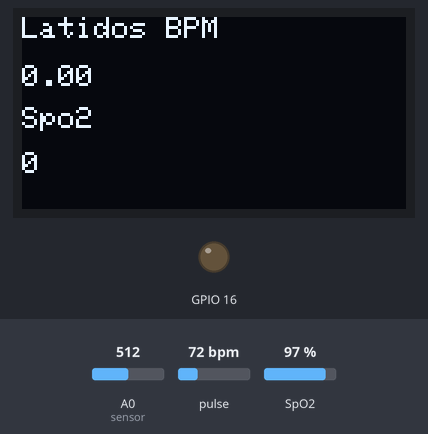
A sketch run on a simulated ESP8266 (NodeMCU). Shown: 128×64 one-colour display, output pins drawn as LEDs (lit = HIGH). The test bench sets the inputs (shaded band); at power-on: pulse 72 bpm, SpO2 97 %, A0 (sensor) = 512. WiFi joins after 1.5 s; servers stay silent unless stated; what the sketch prints to the serial monitor is not drawn.

Above: at 3.0 s.
3.1 s: pulse set to 42 bpm
At 5.82 s:
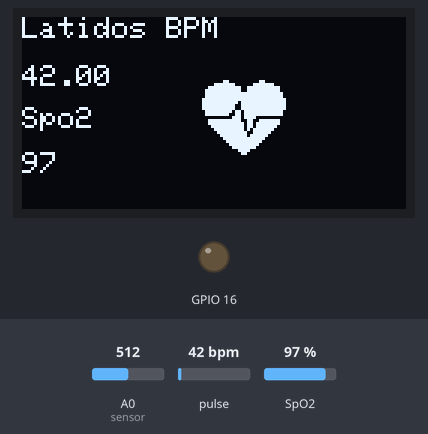
7.1 s: pulse set to 70 bpm
At 8.6 s:
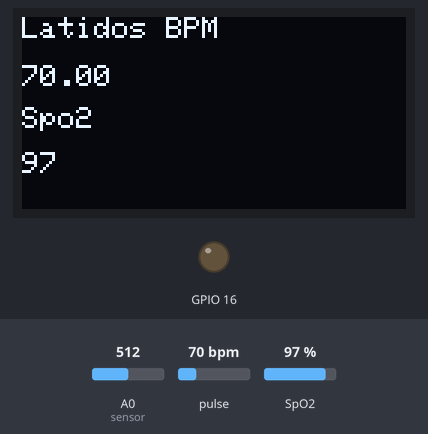
9.6 s: SpO2 set to 80 %
At 11.7 s:
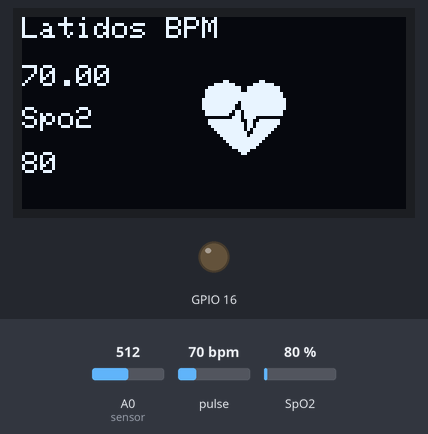
11.9 s: SpO2 set to 85 %
At 12.8 s:
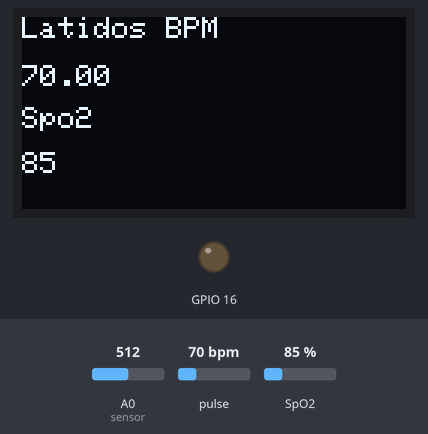
Timing chart, 0 to 14.9 s (numbered marks = the images above; inputs shaded):
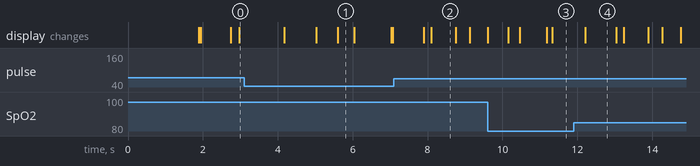

The sketch:

PulseOximeter_Max30100.ino
```cpp
 //Viral Science www.youtube.com/c/viralscience  www.viralsciencecreativity.com
//Pulse Heart Rate BPM and Oxygen SpO2 Monitor

#include <Wire.h>
#include "MAX30100_PulseOximeter.h"
#define BLYNK_PRINT Serial
#include <Blynk.h>
#include <ESP8266WiFi.h>
#include <BlynkSimpleEsp8266.h>

#include "Wire.h"
#include "Adafruit_GFX.h"
#include "OakOLED.h"

#define REPORTING_PERIOD_MS 1000
OakOLED oled;

char auth[] = "aENE1Hr9BEmoQ0s5A0mfjNAzhC_N_P25";             // Authentication Token Sent by Blynk
char ssid[] = "cmcdb01";        //WiFi SSID
char pass[] = "ci4xlrt5aH";        //WiFi Password

// Connections : SCL PIN - D1 , SDA PIN - D2 , INT PIN - D0
PulseOximeter pox;

float BPM, SpO2, celsius;
uint32_t tsLastReport = 0;

const unsigned char bitmap [] PROGMEM=
{
0x00, 0x00, 0x00, 0x00, 0x01, 0x80, 0x18, 0x00, 0x0f, 0xe0, 0x7f, 0x00, 0x3f, 0xf9, 0xff, 0xc0,
0x7f, 0xf9, 0xff, 0xc0, 0x7f, 0xff, 0xff, 0xe0, 0x7f, 0xff, 0xff, 0xe0, 0xff, 0xff, 0xff, 0xf0,
0xff, 0xf7, 0xff, 0xf0, 0xff, 0xe7, 0xff, 0xf0, 0xff, 0xe7, 0xff, 0xf0, 0x7f, 0xdb, 0xff, 0xe0,
0x7f, 0x9b, 0xff, 0xe0, 0x00, 0x3b, 0xc0, 0x00, 0x3f, 0xf9, 0x9f, 0xc0, 0x3f, 0xfd, 0xbf, 0xc0,
0x1f, 0xfd, 0xbf, 0x80, 0x0f, 0xfd, 0x7f, 0x00, 0x07, 0xfe, 0x7e, 0x00, 0x03, 0xfe, 0xfc, 0x00,
0x01, 0xff, 0xf8, 0x00, 0x00, 0xff, 0xf0, 0x00, 0x00, 0x7f, 0xe0, 0x00, 0x00, 0x3f, 0xc0, 0x00,
0x00, 0x0f, 0x00, 0x00, 0x00, 0x06, 0x00, 0x00, 0x00, 0x00, 0x00, 0x00, 0x00, 0x00, 0x00, 0x00
};

//========================================================================================================
//========================================================================================================
//========================================================================================================
#define PIN_UPTIME V6
BLYNK_READ(PIN_UPTIME)
{
  Blynk.virtualWrite(PIN_UPTIME, millis() / 1000);
}

BlynkTimer timer;

void myTimerEvent()
{
  int analogValue = analogRead(A0); //reading the sensor on A0
  float millivolts = (analogValue/1024.0) * 3300; //3300 is the voltage provided by NodeMCU
  celsius = millivolts/10;
  Blynk.virtualWrite(V5, celsius); //sending to Blynk
}
//========================================================================================================
//========================================================================================================
//========================================================================================================


void onBeatDetected()
{
    //Serial.println("Beat Detected!");
    oled.drawBitmap( 60, 20, bitmap, 28, 28, 1);
    oled.display();
}

void setup()
{
    Serial.begin(115200);
    oled.begin();
    oled.clearDisplay();
    oled.setTextSize(1);
    oled.setTextColor(1);
    oled.setCursor(0, 0);

    oled.println("Inicilizando Oximetro");
    oled.display();

    pinMode(16, OUTPUT);
    Blynk.begin(auth, ssid, pass);
    timer.setInterval(1000L, myTimerEvent);

    //Serial.print("Initializing Pulse Oximeter..");

    if (!pox.begin())
    {
         //Serial.println("FAILED");
         oled.clearDisplay();
         oled.setTextSize(1);
         oled.setTextColor(1);
         oled.setCursor(0, 0);
         oled.println("PROCESO FALLIDO");
         oled.display();
         for(;;);
    }
    else
    {
         oled.clearDisplay();
         oled.setTextSize(1);
         oled.setTextColor(1);
         oled.setCursor(0, 0);
         oled.println("EXITO");
         oled.display();
         //Serial.println("SUCCESS");
         pox.setOnBeatDetectedCallback(onBeatDetected);
    }

    // The default current for the IR LED is 50mA and it could be changed by uncommenting the following line.
     //pox.setIRLedCurrent(MAX30100_LED_CURR_7_6MA);

}

void loop()
{
    pox.update();
    Blynk.run();
    timer.run();

    BPM = pox.getHeartRate();
    SpO2 = pox.getSpO2();
     if (millis() - tsLastReport > REPORTING_PERIOD_MS)
    {


        Blynk.virtualWrite(V7, BPM);
        Blynk.virtualWrite(V8, SpO2);

        oled.clearDisplay();
        oled.setTextSize(1);
        oled.setTextColor(1);
        oled.setCursor(0,16);
        oled.println(pox.getHeartRate());

        oled.setTextSize(1);
        oled.setTextColor(1);
        oled.setCursor(0, 0);
        oled.println("Latidos BPM");

        oled.setTextSize(1);
        oled.setTextColor(1);
        oled.setCursor(0, 30);
        oled.println("Spo2");

        oled.setTextSize(1);
        oled.setTextColor(1);
        oled.setCursor(0,45);
        oled.println(pox.getSpO2());
        oled.display();

        Serial.print(BPM);
        Serial.print(",");
        Serial.print(SpO2);
        Serial.print(",");
        Serial.print(celsius);
        Serial.print(",");
        Serial.println();

        tsLastReport = millis();
    }


}
```

Measured:
- after the input at 9.6 s, the display: first differs from a run without the input after 0.56 s (image 3 shows a later state)
- after the input at 11.9 s, the display: changes after 0.32 s (image 4)
- what the display in image 1 shows lasts 0.4 s, from 5.6 s to 6.0 s
- what the display in image 2 shows lasts 0.7 s, from 8.1 s to 8.8 s
- what the display in image 4 shows lasts 0.8 s, from 12.2 s to 13.0 s
